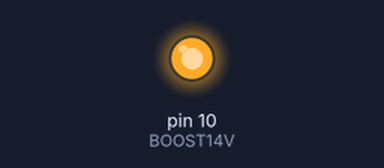
The sketch below on a simulated Arduino Uno, built with avr-gcc and run on an emulated ATmega328P. Parts: output pins drawn as LEDs (lit = HIGH). Pins used as bus, display or sensor lines are not drawn.

Above: at 0.1 s.
At 2.1 s:
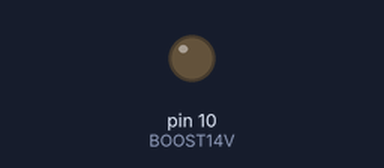
Timing chart, 0 to 3.6 s (numbered marks = the images above):
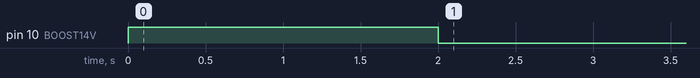

The sketch:

eeprom_eraser.ino
```cpp
#define BOOST14V    10
#define CE          16

void setup() {
    pinMode(BOOST14V, OUTPUT);
    pinMode(CE, OUTPUT);

    digitalWrite(BOOST14V, LOW);
    digitalWrite(CE, HIGH);

    digitalWrite(BOOST14V, HIGH);

    delay(2000);

    digitalWrite(CE, LOW);
    delayMicroseconds(100);
    digitalWrite(CE, HIGH);
    delayMicroseconds(100);

    digitalWrite(BOOST14V, LOW);

}

void loop() {

}
```
